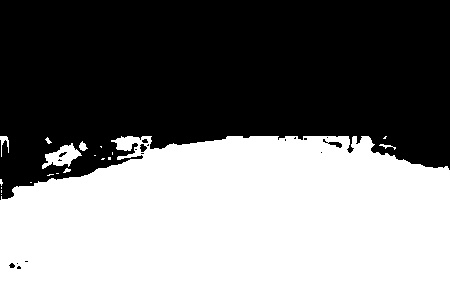
#> input picture bin_output.jpg, 450 x 300 px
$ python Evaluate.py
#> lines starting #> are read from the running program, lines starting #| are printed output that depends on the picture; after the words box and inside, x2 and y2 are one past the last pixel; in counts of white or black regions, pixels touching at a corner belong together; long printed decimals are rounded
import cv2
import numpy as np
from sklearn.metrics import jaccard_score

class Evaluate:
    def check_mse_per_image(self, predictions, label):
        # the 'Mean Squared Error' between the two images is the
        # sum of the squared difference between the two images;
        # NOTE: the two images must have the same dimension
        err = np.sum((predictions.astype("float") - label.astype("float")) ** 2)
        err /= float(predictions.shape[0] * predictions.shape[1])
        # return the MSE, the lower the error, the more "similar"
        return err

    def check_IOU(self, predictions, label):
        intersection = np.logical_and(label, predictions)
        union = np.logical_or(label, predictions)
        iou_score = np.sum(intersection) / np.sum(union)
        return iou_score

pred = cv2.imread('bin_output.jpg')
#> pred is the input picture: shape (300, 450, 3); min 0, max 255, mean 125.4
lab = cv2.imread('images/road_bnw_segmented.png')
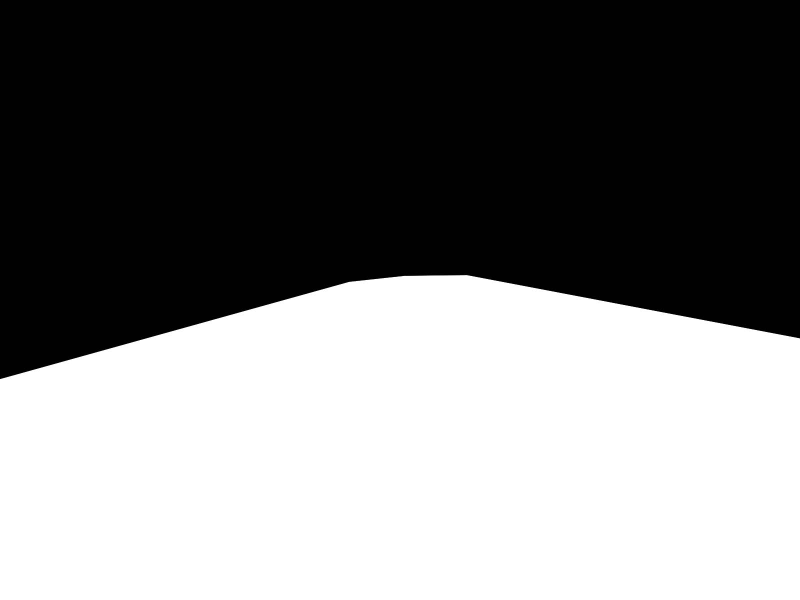
#> input picture images/road_bnw_segmented.png, 1600 x 1200 px (shown at 1/2 size)
#> lab is the input picture: shape (1200, 1600, 3); min 0, max 255, mean 122.6
lab = cv2.resize(lab, (450, 300))
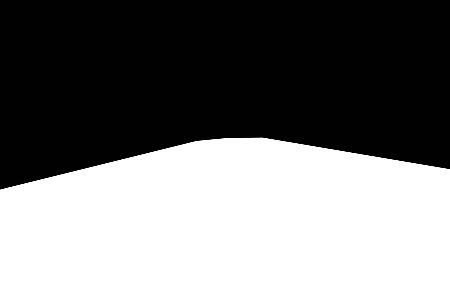
#> lab: shape (300, 450, 3); min 0, max 255, mean 122.6
cv2.imshow('pred', pred)
cv2.imshow('lab', lab)
cv2.waitKey(0)
IOU = Evaluate().check_IOU(pred, lab)
#> in check_IOU, `intersection = np.logical_and(label, predictions)`:
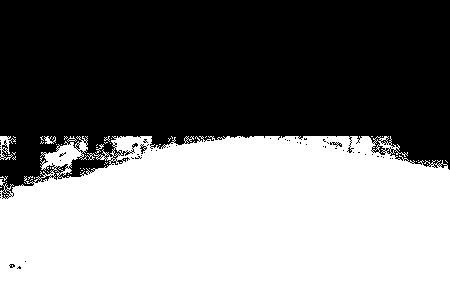
#> intersection: shape (300, 450, 3) bool; 50.2% white; 54 black regions (51 under 20 px), largest, box (x1, y1, x2, y2) and area: (0, 0, 450, 199) 67013, (140, 144, 147, 154) 30, (330, 142, 342, 147) 29
#> in check_IOU, `union = np.logical_or(label, predictions)`:
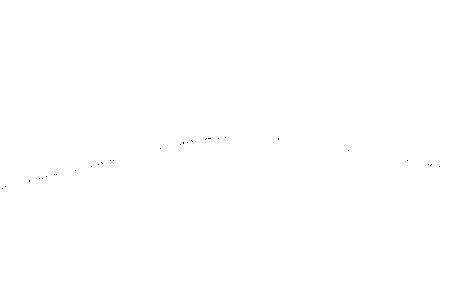
#> union: shape (300, 450, 3) bool; 100% white; black in thin lines or dots, all inside (x1, y1, x2, y2) = (2, 137, 440, 189)
#> in check_IOU, `iou_score = np.sum(intersection) / np.sum(union)`: iou_score = 0.502
#> IOU = 0.502
MSE = Evaluate().check_mse_per_image(pred, lab)
#> in check_mse_per_image, `err = np.sum((predictions.astype("float") - label.astype("float")) ** 2)`: err = 613676931
#> in check_mse_per_image, `err /= float(predictions.shape[0] * predictions.shape[1])`: err = 4545.8
#> MSE = 4545.8

print(f"IOU: {IOU} and MSE: {MSE}")
#| IOU: 0.5024 and MSE: 4545.755
